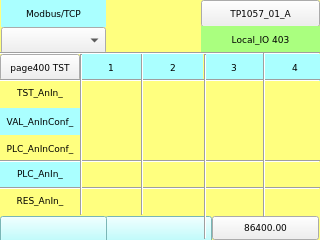
<?xml version="1.0" encoding="UTF-8"?>
<ui version="4.0">
 <class>page403</class>
 <widget class="QWidget" name="page403">
  <property name="geometry">
   <rect>
    <x>0</x>
    <y>0</y>
    <width>320</width>
    <height>240</height>
   </rect>
  </property>
  <property name="minimumSize">
   <size>
    <width>320</width>
    <height>240</height>
   </size>
  </property>
  <property name="maximumSize">
   <size>
    <width>320</width>
    <height>240</height>
   </size>
  </property>
  <property name="windowTitle">
   <string>page403</string>
  </property>
  <property name="styleSheet">
   <string notr="true">QWidget#page403
{
background-color: rgb(255, 255, 127);
}</string>
  </property>
  <widget class="Line" name="line_vt_2">
   <property name="geometry">
    <rect>
     <x>195</x>
     <y>54</y>
     <width>20</width>
     <height>185</height>
    </rect>
   </property>
   <property name="font">
    <font>
     <family>DejaVu Sans Mono</family>
     <pointsize>7</pointsize>
    </font>
   </property>
   <property name="orientation">
    <enum>Qt::Vertical</enum>
   </property>
  </widget>
  <widget class="Line" name="line_vt_1">
   <property name="geometry">
    <rect>
     <x>80</x>
     <y>54</y>
     <width>3</width>
     <height>161</height>
    </rect>
   </property>
   <property name="font">
    <font>
     <family>DejaVu Sans Mono</family>
     <pointsize>7</pointsize>
    </font>
   </property>
   <property name="orientation">
    <enum>Qt::Vertical</enum>
   </property>
  </widget>
  <widget class="ATCMbutton" name="atcmButton_MENU">
   <property name="geometry">
    <rect>
     <x>201</x>
     <y>0</y>
     <width>119</width>
     <height>27</height>
    </rect>
   </property>
   <property name="font">
    <font>
     <family>DejaVu Sans</family>
     <pointsize>7</pointsize>
    </font>
   </property>
   <property name="checkable">
    <bool>false</bool>
   </property>
   <property name="toolTip">
    <string/>
   </property>
   <property name="whatsThis">
    <string>ATCMbutton widget</string>
   </property>
   <property name="pageName">
    <string>menu</string>
   </property>
   <property name="passwordVar">
    <string/>
   </property>
   <property name="statusvar">
    <string/>
   </property>
   <property name="viewStatus">
    <bool>false</bool>
   </property>
   <property name="visibilityVar">
    <string/>
   </property>
   <property name="bgColor">
    <color>
     <red>170</red>
     <green>255</green>
     <blue>255</blue>
    </color>
   </property>
   <property name="bgPressColor">
    <color>
     <red>255</red>
     <green>0</green>
     <blue>0</blue>
    </color>
   </property>
   <property name="text">
    <string>TP1057_01_A</string>
   </property>
   <property name="pressText">
    <string>TP1057_01_A</string>
   </property>
   <property name="borderWidth">
    <number>1</number>
   </property>
   <property name="borderRadius">
    <number>0</number>
   </property>
   <property name="apparence">
    <enum>QFrame::Raised</enum>
   </property>
  </widget>
  <widget class="QLabel" name="label_Qt_Project">
   <property name="geometry">
    <rect>
     <x>201</x>
     <y>26</y>
     <width>119</width>
     <height>27</height>
    </rect>
   </property>
   <property name="font">
    <font>
     <family>DejaVu Sans</family>
     <pointsize>7</pointsize>
    </font>
   </property>
   <property name="styleSheet">
    <string notr="true">background-color: rgb(170, 255, 127);</string>
   </property>
   <property name="text">
    <string>Local_IO 403</string>
   </property>
   <property name="alignment">
    <set>Qt::AlignCenter</set>
   </property>
  </widget>
  <widget class="QLabel" name="label_PLC_DigIn_8">
   <property name="geometry">
    <rect>
     <x>204</x>
     <y>54</y>
     <width>60</width>
     <height>27</height>
    </rect>
   </property>
   <property name="font">
    <font>
     <family>DejaVu Sans</family>
     <pointsize>7</pointsize>
    </font>
   </property>
   <property name="styleSheet">
    <string notr="true">background-color: rgb(170, 255, 255);</string>
   </property>
   <property name="text">
    <string>3</string>
   </property>
   <property name="alignment">
    <set>Qt::AlignCenter</set>
   </property>
  </widget>
  <widget class="QLabel" name="label_PLC_DigIn_1">
   <property name="geometry">
    <rect>
     <x>81</x>
     <y>54</y>
     <width>60</width>
     <height>27</height>
    </rect>
   </property>
   <property name="font">
    <font>
     <family>DejaVu Sans</family>
     <pointsize>7</pointsize>
    </font>
   </property>
   <property name="styleSheet">
    <string notr="true">background-color: rgb(170, 255, 255);</string>
   </property>
   <property name="text">
    <string>1</string>
   </property>
   <property name="alignment">
    <set>Qt::AlignCenter</set>
   </property>
  </widget>
  <widget class="QLabel" name="label_PLC_DigIn_6">
   <property name="geometry">
    <rect>
     <x>143</x>
     <y>54</y>
     <width>60</width>
     <height>27</height>
    </rect>
   </property>
   <property name="font">
    <font>
     <family>DejaVu Sans</family>
     <pointsize>7</pointsize>
    </font>
   </property>
   <property name="styleSheet">
    <string notr="true">background-color: rgb(170, 255, 255);</string>
   </property>
   <property name="text">
    <string>2</string>
   </property>
   <property name="alignment">
    <set>Qt::AlignCenter</set>
   </property>
  </widget>
  <widget class="ATCMtime" name="atcmTime">
   <property name="geometry">
    <rect>
     <x>105</x>
     <y>216</y>
     <width>107</width>
     <height>27</height>
    </rect>
   </property>
   <property name="font">
    <font>
     <family>DejaVu Sans</family>
     <pointsize>7</pointsize>
    </font>
   </property>
   <property name="styleSheet">
    <string notr="true">background-color: rgb(170, 255, 255);</string>
   </property>
   <property name="toolTip">
    <string>ATCM QTime</string>
   </property>
   <property name="whatsThis">
    <string>ATCMtime widget</string>
   </property>
   <property name="bgColor">
    <color>
     <red>170</red>
     <green>255</green>
     <blue>127</blue>
    </color>
   </property>
   <property name="borderColor">
    <color alpha="0">
     <red>0</red>
     <green>0</green>
     <blue>0</blue>
    </color>
   </property>
   <property name="fontColor">
    <color>
     <red>0</red>
     <green>0</green>
     <blue>0</blue>
    </color>
   </property>
   <property name="borderWidth">
    <number>0</number>
   </property>
   <property name="borderRadius">
    <number>0</number>
   </property>
  </widget>
  <widget class="ATCMbutton" name="atcmButton_page400">
   <property name="geometry">
    <rect>
     <x>0</x>
     <y>54</y>
     <width>80</width>
     <height>27</height>
    </rect>
   </property>
   <property name="font">
    <font>
     <family>DejaVu Sans</family>
     <pointsize>7</pointsize>
    </font>
   </property>
   <property name="toolTip">
    <string/>
   </property>
   <property name="whatsThis">
    <string>ATCMbutton widget</string>
   </property>
   <property name="pageName">
    <string>page400</string>
   </property>
   <property name="statusvar">
    <string/>
   </property>
   <property name="viewStatus">
    <bool>false</bool>
   </property>
   <property name="visibilityVar">
    <string/>
   </property>
   <property name="bgColor">
    <color>
     <red>170</red>
     <green>255</green>
     <blue>255</blue>
    </color>
   </property>
   <property name="text">
    <string>page400 TST</string>
   </property>
   <property name="pressText">
    <string>page400 TST</string>
   </property>
   <property name="borderWidth">
    <number>0</number>
   </property>
   <property name="borderRadius">
    <number>0</number>
   </property>
   <property name="apparence">
    <enum>QFrame::Raised</enum>
   </property>
  </widget>
  <widget class="ATCMdate" name="atcmDate">
   <property name="geometry">
    <rect>
     <x>0</x>
     <y>216</y>
     <width>107</width>
     <height>27</height>
    </rect>
   </property>
   <property name="font">
    <font>
     <family>DejaVu Sans</family>
     <pointsize>7</pointsize>
    </font>
   </property>
   <property name="styleSheet">
    <string notr="true">background-color: rgb(170, 255, 255);</string>
   </property>
   <property name="toolTip">
    <string>ATCM QDate</string>
   </property>
   <property name="whatsThis">
    <string>ATCMdate widget</string>
   </property>
   <property name="bgColor">
    <color>
     <red>170</red>
     <green>255</green>
     <blue>127</blue>
    </color>
   </property>
   <property name="borderColor">
    <color alpha="0">
     <red>0</red>
     <green>0</green>
     <blue>0</blue>
    </color>
   </property>
   <property name="fontColor">
    <color>
     <red>0</red>
     <green>0</green>
     <blue>0</blue>
    </color>
   </property>
   <property name="borderWidth">
    <number>0</number>
   </property>
   <property name="borderRadius">
    <number>0</number>
   </property>
   <property name="format">
    <enum>ATCMdate::YYYY_MM_DD</enum>
   </property>
  </widget>
  <widget class="ATCMlabel" name="atcmLabel_PLC_time">
   <property name="geometry">
    <rect>
     <x>212</x>
     <y>216</y>
     <width>107</width>
     <height>24</height>
    </rect>
   </property>
   <property name="font">
    <font>
     <family>DejaVu Sans</family>
     <pointsize>7</pointsize>
    </font>
   </property>
   <property name="text">
    <string>86400.00</string>
   </property>
   <property name="toolTip">
    <string>PLC_time</string>
   </property>
   <property name="whatsThis">
    <string>ATCMlabel widget</string>
   </property>
   <property name="variable">
    <string>PLC_time</string>
   </property>
   <property name="refresh">
    <number>500</number>
   </property>
   <property name="max">
    <string>0</string>
   </property>
   <property name="min">
    <string>0</string>
   </property>
   <property name="viewStatus">
    <bool>false</bool>
   </property>
   <property name="visibilityVar">
    <string/>
   </property>
   <property name="bgColor">
    <color>
     <red>170</red>
     <green>255</green>
     <blue>127</blue>
    </color>
   </property>
   <property name="borderWidth">
    <number>0</number>
   </property>
   <property name="borderRadius">
    <number>0</number>
   </property>
  </widget>
  <widget class="QLabel" name="label_PLC_DigIn_11">
   <property name="geometry">
    <rect>
     <x>265</x>
     <y>54</y>
     <width>60</width>
     <height>27</height>
    </rect>
   </property>
   <property name="font">
    <font>
     <family>DejaVu Sans</family>
     <pointsize>7</pointsize>
    </font>
   </property>
   <property name="styleSheet">
    <string notr="true">background-color: rgb(170, 255, 255);</string>
   </property>
   <property name="text">
    <string>4</string>
   </property>
   <property name="alignment">
    <set>Qt::AlignCenter</set>
   </property>
  </widget>
  <widget class="QLabel" name="label_TST_DigIn_">
   <property name="geometry">
    <rect>
     <x>0</x>
     <y>79</y>
     <width>80</width>
     <height>27</height>
    </rect>
   </property>
   <property name="font">
    <font>
     <family>DejaVu Sans</family>
     <pointsize>7</pointsize>
    </font>
   </property>
   <property name="styleSheet">
    <string notr="true">background-color: rgb(255, 255, 127);</string>
   </property>
   <property name="text">
    <string>TST_AnIn_</string>
   </property>
   <property name="alignment">
    <set>Qt::AlignCenter</set>
   </property>
  </widget>
  <widget class="QLabel" name="label_PLC_DigIn_">
   <property name="geometry">
    <rect>
     <x>0</x>
     <y>160</y>
     <width>80</width>
     <height>27</height>
    </rect>
   </property>
   <property name="font">
    <font>
     <family>DejaVu Sans</family>
     <pointsize>7</pointsize>
    </font>
   </property>
   <property name="styleSheet">
    <string notr="true">background-color: rgb(170, 255, 255);</string>
   </property>
   <property name="text">
    <string>PLC_AnIn_</string>
   </property>
   <property name="alignment">
    <set>Qt::AlignCenter</set>
   </property>
  </widget>
  <widget class="Line" name="line_hr_1">
   <property name="geometry">
    <rect>
     <x>0</x>
     <y>52</y>
     <width>320</width>
     <height>3</height>
    </rect>
   </property>
   <property name="font">
    <font>
     <pointsize>7</pointsize>
    </font>
   </property>
   <property name="orientation">
    <enum>Qt::Horizontal</enum>
   </property>
  </widget>
  <widget class="Line" name="line_hr_3">
   <property name="geometry">
    <rect>
     <x>0</x>
     <y>160</y>
     <width>320</width>
     <height>3</height>
    </rect>
   </property>
   <property name="font">
    <font>
     <pointsize>7</pointsize>
    </font>
   </property>
   <property name="orientation">
    <enum>Qt::Horizontal</enum>
   </property>
  </widget>
  <widget class="QLabel" name="label_RES_DigIn_">
   <property name="geometry">
    <rect>
     <x>0</x>
     <y>187</y>
     <width>80</width>
     <height>27</height>
    </rect>
   </property>
   <property name="font">
    <font>
     <family>DejaVu Sans</family>
     <pointsize>7</pointsize>
    </font>
   </property>
   <property name="styleSheet">
    <string notr="true">background-color: rgb(255, 255, 127);</string>
   </property>
   <property name="text">
    <string>RES_AnIn_</string>
   </property>
   <property name="alignment">
    <set>Qt::AlignCenter</set>
   </property>
  </widget>
  <widget class="Line" name="line_hr_2">
   <property name="geometry">
    <rect>
     <x>0</x>
     <y>79</y>
     <width>320</width>
     <height>3</height>
    </rect>
   </property>
   <property name="font">
    <font>
     <pointsize>7</pointsize>
    </font>
   </property>
   <property name="orientation">
    <enum>Qt::Horizontal</enum>
   </property>
  </widget>
  <widget class="Line" name="line_hr_4">
   <property name="geometry">
    <rect>
     <x>0</x>
     <y>187</y>
     <width>320</width>
     <height>3</height>
    </rect>
   </property>
   <property name="font">
    <font>
     <pointsize>7</pointsize>
    </font>
   </property>
   <property name="orientation">
    <enum>Qt::Horizontal</enum>
   </property>
  </widget>
  <widget class="QLabel" name="label_PLC_DigIn_13">
   <property name="geometry">
    <rect>
     <x>0</x>
     <y>108</y>
     <width>80</width>
     <height>27</height>
    </rect>
   </property>
   <property name="font">
    <font>
     <family>DejaVu Sans</family>
     <pointsize>7</pointsize>
    </font>
   </property>
   <property name="styleSheet">
    <string notr="true">background-color: rgb(170, 255, 255);</string>
   </property>
   <property name="text">
    <string>VAL_AnInConf_</string>
   </property>
   <property name="alignment">
    <set>Qt::AlignCenter</set>
   </property>
  </widget>
  <widget class="QLabel" name="label_PLC_DigIn_14">
   <property name="geometry">
    <rect>
     <x>0</x>
     <y>135</y>
     <width>80</width>
     <height>27</height>
    </rect>
   </property>
   <property name="font">
    <font>
     <family>DejaVu Sans</family>
     <pointsize>7</pointsize>
    </font>
   </property>
   <property name="styleSheet">
    <string notr="true">background-color: rgb(255, 255, 127);</string>
   </property>
   <property name="text">
    <string>PLC_AnInConf_</string>
   </property>
   <property name="alignment">
    <set>Qt::AlignCenter</set>
   </property>
  </widget>
  <widget class="Line" name="line_vt_3">
   <property name="geometry">
    <rect>
     <x>132</x>
     <y>53</y>
     <width>20</width>
     <height>162</height>
    </rect>
   </property>
   <property name="font">
    <font>
     <family>DejaVu Sans Mono</family>
     <pointsize>7</pointsize>
    </font>
   </property>
   <property name="orientation">
    <enum>Qt::Vertical</enum>
   </property>
  </widget>
  <widget class="Line" name="line_vt_4">
   <property name="geometry">
    <rect>
     <x>254</x>
     <y>52</y>
     <width>20</width>
     <height>165</height>
    </rect>
   </property>
   <property name="font">
    <font>
     <family>DejaVu Sans Mono</family>
     <pointsize>7</pointsize>
    </font>
   </property>
   <property name="orientation">
    <enum>Qt::Vertical</enum>
   </property>
  </widget>
  <widget class="ATCMcombobox" name="atcmComboBox">
   <property name="geometry">
    <rect>
     <x>1</x>
     <y>27</y>
     <width>105</width>
     <height>27</height>
    </rect>
   </property>
   <property name="font">
    <font>
     <family>DejaVu Sans</family>
     <pointsize>7</pointsize>
    </font>
   </property>
   <property name="toolTip">
    <string>TEST_COMMAND</string>
   </property>
   <property name="whatsThis">
    <string>ATCMcombobox widget</string>
   </property>
   <property name="variable">
    <string>TEST_COMMAND</string>
   </property>
   <property name="refresh">
    <number>500</number>
   </property>
   <property name="viewStatus">
    <bool>false</bool>
   </property>
   <property name="writeAcknowledge">
    <bool>false</bool>
   </property>
   <property name="visibilityVar">
    <string/>
   </property>
   <property name="bgColor">
    <color>
     <red>170</red>
     <green>255</green>
     <blue>127</blue>
    </color>
   </property>
   <property name="borderWidth">
    <number>0</number>
   </property>
   <property name="borderRadius">
    <number>0</number>
   </property>
   <property name="mapping">
    <string>0;LOCAL;216;REMOTE;42;DONE</string>
   </property>
  </widget>
  <widget class="QLabel" name="label_Start_3">
   <property name="geometry">
    <rect>
     <x>1</x>
     <y>0</y>
     <width>105</width>
     <height>27</height>
    </rect>
   </property>
   <property name="font">
    <font>
     <family>DejaVu Sans</family>
     <pointsize>7</pointsize>
    </font>
   </property>
   <property name="styleSheet">
    <string notr="true">background-color: rgb(170, 255, 255);</string>
   </property>
   <property name="text">
    <string>Modbus/TCP</string>
   </property>
   <property name="alignment">
    <set>Qt::AlignCenter</set>
   </property>
  </widget>
  <zorder>atcmButton_MENU</zorder>
  <zorder>label_Qt_Project</zorder>
  <zorder>label_PLC_DigIn_8</zorder>
  <zorder>label_PLC_DigIn_1</zorder>
  <zorder>label_PLC_DigIn_6</zorder>
  <zorder>atcmTime</zorder>
  <zorder>atcmButton_page400</zorder>
  <zorder>atcmDate</zorder>
  <zorder>atcmLabel_PLC_time</zorder>
  <zorder>label_PLC_DigIn_11</zorder>
  <zorder>label_TST_DigIn_</zorder>
  <zorder>label_PLC_DigIn_</zorder>
  <zorder>label_RES_DigIn_</zorder>
  <zorder>label_PLC_DigIn_13</zorder>
  <zorder>label_PLC_DigIn_14</zorder>
  <zorder>atcmComboBox</zorder>
  <zorder>label_Start_3</zorder>
  <zorder>line_hr_4</zorder>
  <zorder>line_hr_2</zorder>
  <zorder>line_hr_3</zorder>
  <zorder>line_vt_3</zorder>
  <zorder>line_hr_1</zorder>
  <zorder>line_vt_4</zorder>
  <zorder>line_vt_2</zorder>
  <zorder>line_vt_1</zorder>
 </widget>
 <customwidgets>
  <customwidget>
   <class>ATCMbutton</class>
   <extends>QPushButton</extends>
   <header>atcmplugin.h</header>
  </customwidget>
  <customwidget>
   <class>ATCMcombobox</class>
   <extends>QComboBox</extends>
   <header>atcmplugin.h</header>
  </customwidget>
  <customwidget>
   <class>ATCMdate</class>
   <extends>QPushButton</extends>
   <header>atcmplugin.h</header>
  </customwidget>
  <customwidget>
   <class>ATCMlabel</class>
   <extends>QPushButton</extends>
   <header>atcmplugin.h</header>
  </customwidget>
  <customwidget>
   <class>ATCMtime</class>
   <extends>QPushButton</extends>
   <header>atcmplugin.h</header>
  </customwidget>
 </customwidgets>
 <resources/>
 <connections>
  <connection>
   <sender>atcmButton_MENU</sender>
   <signal>newPage(const char*,bool)</signal>
   <receiver>page403</receiver>
   <slot>goto_page(const char*,bool)</slot>
   <hints>
    <hint type="sourcelabel">
     <x>20</x>
     <y>20</y>
    </hint>
    <hint type="destinationlabel">
     <x>20</x>
     <y>20</y>
    </hint>
   </hints>
  </connection>
  <connection>
   <sender>atcmButton_page400</sender>
   <signal>newPage(const char*,bool)</signal>
   <receiver>page403</receiver>
   <slot>goto_page(const char*,bool)</slot>
   <hints>
    <hint type="sourcelabel">
     <x>20</x>
     <y>20</y>
    </hint>
    <hint type="destinationlabel">
     <x>20</x>
     <y>20</y>
    </hint>
   </hints>
  </connection>
 </connections>
 <slots>
  <slot>goto_page(const char*,bool)</slot>
 </slots>
</ui>
